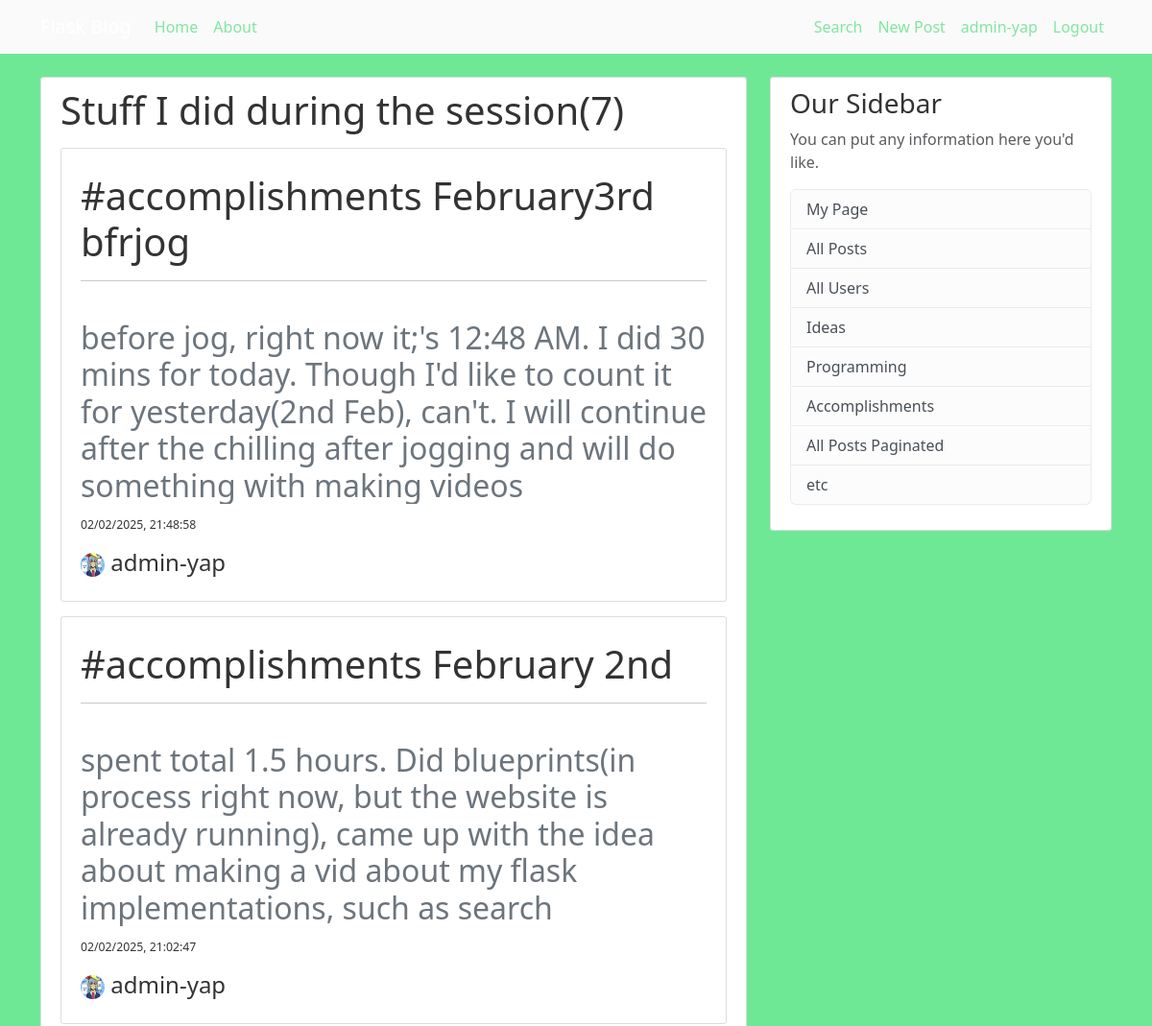
Page /all-posts/accomplishments (signed in, upper part) on the earlier database version.
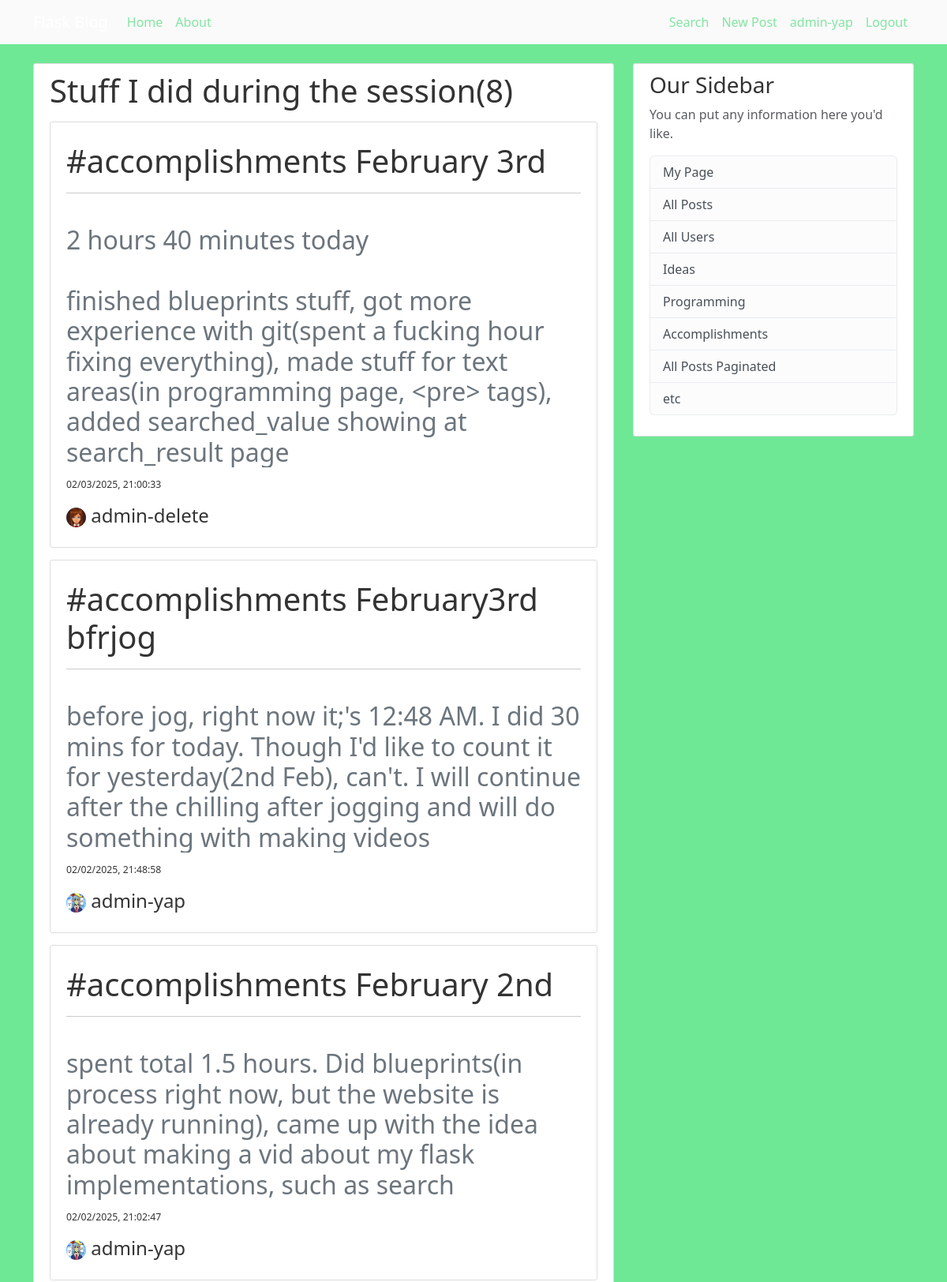
Same page on the later database version.
### bungee_gum/models.py (models this page shows, shortened)
class Post(db.Model):
    id = db.Column(db.Integer, primary_key=True)
    title = db.Column(db.String(100), nullable=False)
    date_posted = db.Column(db.DateTime, nullable=False, default=lambda: datetime.now(timezone.utc))
    content = db.Column(db.Text, nullable=False)
    user_id = db.Column(db.Integer, db.ForeignKey("user.id"), nullable=False)

class User(db.Model, UserMixin):
    id = db.Column(db.Integer, primary_key=True)
    username = db.Column(db.String(20), unique=True, nullable=False)
    email = db.Column(db.String(120), unique=True, nullable=False)
    image_file = db.Column(db.String(20), nullable=False, default="default.jpg")
    password = db.Column(db.String(60), nullable=False)
    posts = db.relationship("Post", backref="author", lazy="subquery")

### bungee_gum/posts/routes.py (the view)
@posts.route("/all-posts/accomplishments")
def post_accomplishments():
    query = select(Post).where(Post.title.contains("#accomplishments")).order_by(desc("date_posted"))
    posts = db.session.execute(query).scalars()
    posts_num = db.session.execute(query).scalars()
    b = 0
    for postik in posts_num:
        b += 1
    return render_template("all-posts-custom.html", posts=posts, legend="Stuff I did during the session",
                           title="Accomplishments", posts_num=b)

### bungee_gum/models.py (called while the page is built)
@login_manager.user_loader
def load_user(user_id):
    return User.query.get(int(user_id))

### bungee_gum/templates/all-posts-custom.html
{% extends "base.html" %}
{% block body %}
<div class="content-section">
    <span class="h1">{{ legend }}({{ posts_num }})</span>
    {% for post in posts %}
        <div class="content-section">
            <div class="media">
                    <a href="{{ url_for('posts.post_view', id=post.id) }}" class="text-decoration-none h1"><h1 class="account-heading"></h1>{{ post.title }}</a>
                <hr> <br>
                    <pre class="h2 text-secondary">{{ post.content }}</pre>
                    <a href="{{ url_for('posts.post_view', id=post.id) }}" class="text-decoration-none small h4">
                        <small class="mute">{{ post.date_posted.strftime('%m/%d/%Y, %H:%M:%S') }}</small></a>
            </div>
            <div>
                <a href="{{ url_for('users.specific_user', id=post.author.id) }}" class="text-decoration-none h4">
                    <img class="rounded-circle account-img-smol" src="{{ url_for('static', filename='profile-pics/' + post.author.image_file)}}">
                    {{ post.author.username }}</a>
            </div>
        </div>
    {% endfor %}
</div>
{% endblock body %}

Differences in the rows shown:
added Post: title "#accomplishments February 3rd", content "2 hours 40 minutes today finished blueprints stuff, got more experience with git(spent a fucking hour fixing everything), made stuff for text areas(in programming page, <pre> tags), added searched_value showing at search_result page", date_posted "02/03/2025, 21:00:33", image_file (placeholder picture), author.username "admin-delete"
Other differences:
{{ posts_num }}: "7" → "8"
